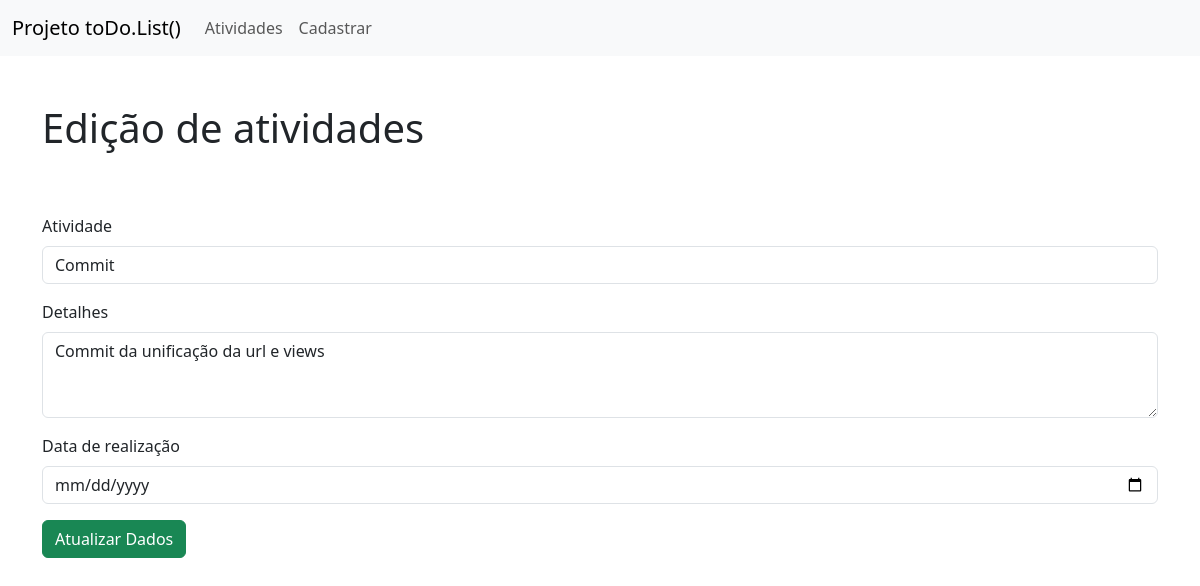
The app's page /atualizacao/2/ with its own data.
### core/models.py (models this page shows, shortened)
class AtividadeModel(models.Model):
    id = models.IntegerField().primary_key
    atividade = models.CharField(max_length=50)
    detalhes = models.CharField(max_length=500)
    data = models.DateField()
    cadastrado_em = models.DateTimeField(
        verbose_name='cadastrado em',
        auto_now_add=False, auto_now=True
    )
    class Meta:
        verbose_name_plural = 'Atividades'
        verbose_name = 'Atividade'
        ordering = ('data','cadastrado_em')

### core/views.py (the view)
# urls.py: path('atualizacao/<str:id>/', views.atualizacao, name='atualizacao'),
def atualizacao(request, id):
     atividade = AtividadeModel.objects.get(pk=id)
     return render(request,'atualizacao.html', {'form': atividade})

### core/templates/atualizacao.html (shortened to what this page needs)
<!DOCTYPE html>
<html lang="pt-br">
<head>
    <link href="https://cdn.jsdelivr.net/npm/bootstrap@5.3.0-alpha3/dist/css/bootstrap.min.css" rel="stylesheet">
</head>
<body>
  <header>
      <nav class="navbar navbar-expand-lg bg-body-tertiary">
          <div class="container-fluid">
            <a class="navbar-brand" href="">Projeto toDo.List()</a>
            <div class="collapse navbar-collapse" id="navbarNavAltMarkup">
              <div class="navbar-nav">
                <a class="nav-link" href="{% url 'index' %}">Atividades</a>
                <a class="nav-link" href="{% url 'cadastro' %}">Cadastrar</a>
              </div>
            </div>
          </div>
        </nav>
  </header>
    <div class="container">
      <h1 class="mt-5"> Edição de atividades </h1>
      <form action="{% url 'editar' %}" method="POST"> {% csrf_token %}
        <div class="mb-3">
          <label for="exampleFormControlInput1" class="form-label">Atividade</label>
          <input type="text" name="atividade" value="{{form.atividade}}" class="form-control" id="exampleFormControlInput1">
        </div>
        <div class="mb-3">
          <label for="exampleFormControlTextarea1" class="form-label">Detalhes</label>
          <textarea class="form-control" name="detalhes" id="exampleFormControlTextarea1" rows="3" placeholder="">{{form.detalhes}}</textarea>
        </div>
        <div class="mb-3">
          <label for="exampleFormControlInput1" class="form-label">Data de realização</label>
          <input type="date" name="data" class="form-control" id="exampleFormControlInput1">
        </div>
        <div class="col-12">
          <button class="btn btn-success" type="submit">Atualizar Dados</button>
        </div>
      </form>
    </div>
</body>
</html>

### records on screen
AtividadeModel: atividade "Commit", detalhes "Commit da unificação da url e views"
